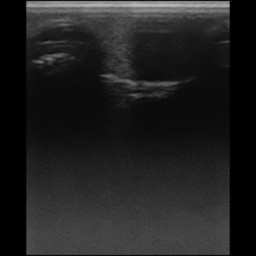
#> input picture Dataset/PleuralEffusionDataset/images/img_007.jpg, 256 x 256 px; its folder holds only this picture in this run
$ python crop_image.py
#> lines starting #> are read from the running program, lines starting #| are printed output that depends on the picture; after the words box and inside, x2 and y2 are one past the last pixel; in counts of white or black regions, pixels touching at a corner belong together
import os
import random
from pathlib import Path

import cv2


# ======================================================
# PATHS (Windows) - EDIT ONLY IF NEEDED
# ======================================================
INPUT_DIR = r"C:\Users\laxmi\Downloads\MSc Dissertation\Dataset\PleuralEffusionDataset\images"
OUTPUT_DIR = r"C:\Users\laxmi\Downloads\MSc Dissertation\Dataset\PleuralEffusionDataset\images_cropped"

# ======================================================
# CROP SETTINGS (EDIT THESE ONCE YOU KNOW THE ROI)
# ======================================================
# These are example values. If your crop exceeds any image size, the script
# will either clamp or skip depending on CLAMP_CROP_TO_IMAGE.
TOP = 124
BOTTOM = 626
LEFT = 271
RIGHT = 753

# If True: crop box is clamped to each image boundary (never out-of-range)
# If False: images that don't fit the crop box are skipped
CLAMP_CROP_TO_IMAGE = True

# ======================================================
# RESIZE SETTINGS
# ======================================================
RESIZE = True
TARGET_SIZE = (256, 256)  # (width, height)

# ======================================================
# PREVIEW MODE
# ======================================================
# If True: shows preview for a few random images before batch processing.
# Press any key to continue to next preview; press ESC to stop preview early.
PREVIEW_BEFORE_RUN = True
PREVIEW_SAMPLES = 5

# ======================================================
# IMAGE TYPES
# ======================================================
EXTS = {".png", ".jpg", ".jpeg", ".bmp", ".tif", ".tiff"}


def list_images(folder: str):
    p = Path(folder)
    files = []
    for f in p.iterdir():
        if f.is_file() and f.suffix.lower() in EXTS:
            files.append(str(f))
    return sorted(files)


def clamp_box(top, bottom, left, right, h, w):
    """Clamp crop coordinates to [0,h] and [0,w]."""
    top_c = max(0, min(top, h))
    bottom_c = max(0, min(bottom, h))
    left_c = max(0, min(left, w))
    right_c = max(0, min(right, w))
    return top_c, bottom_c, left_c, right_c


def is_valid_box(top, bottom, left, right):
    return (bottom > top) and (right > left)


def preview_crop(image_paths):
    if not image_paths:
        print("No images found to preview.")
        return

    samples = image_paths[:]
    random.shuffle(samples)
    samples = samples[: min(PREVIEW_SAMPLES, len(samples))]

    for path in samples:
        img = cv2.imread(path)
#> img is the input picture: shape (256, 256, 3); min 0, max 190, mean 32.9
        if img is None:
            print(f"[PREVIEW] Unreadable: {path}")
            continue

        h, w = img.shape[:2]
#> h = 256; w = 256

        if CLAMP_CROP_TO_IMAGE:
            t, b, l, r = clamp_box(TOP, BOTTOM, LEFT, RIGHT, h, w)
#> t = 124; b = 256; l = 256; r = 256
        else:
            t, b, l, r = TOP, BOTTOM, LEFT, RIGHT

        # Draw rectangle on a copy
        vis = img.copy()
        cv2.rectangle(vis, (l, t), (r, b), (0, 255, 0), 2)
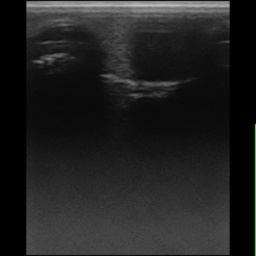
#> vis: shape (256, 256, 3); 0.2% of pixels changed, all inside (x1, y1, x2, y2) = (255, 124, 256, 256)

        # Make a cropped view too
        crop = vis[t:b, l:r] if is_valid_box(t, b, l, r) else None

        cv2.imshow("Preview - Full image with crop box", vis)
        if crop is not None and crop.size > 0:
            cv2.imshow("Preview - Cropped region", crop)
        else:
            blank = (vis * 0)  # black
#> blank: shape (256, 256, 3); every value is 0
            cv2.putText(blank, "EMPTY CROP", (30, 60), cv2.FONT_HERSHEY_SIMPLEX, 1, (0, 0, 255), 2)
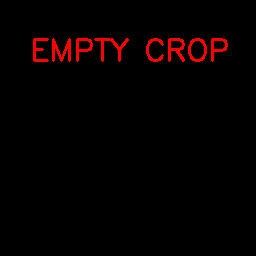
#> blank: shape (256, 256, 3); mean B, G, R 0, 0, 5.8
            cv2.imshow("Preview - Cropped region", blank)

        key = cv2.waitKey(0) & 0xFF
#> (key Esc is pressed here)
        cv2.destroyWindow("Preview - Full image with crop box")
        cv2.destroyWindow("Preview - Cropped region")

        # ESC to exit preview early
        if key == 27:
            break


def main():
    in_dir = Path(INPUT_DIR)
    out_dir = Path(OUTPUT_DIR)
    out_dir.mkdir(parents=True, exist_ok=True)

    image_paths = list_images(str(in_dir))
    if not image_paths:
        print(f"❌ No images found in: {in_dir}")
        return

    print(f"✅ Found {len(image_paths)} images in: {in_dir}")

    if PREVIEW_BEFORE_RUN:
        print("\n--- PREVIEW MODE ---")
        print("A few random images will show with the crop box.")
        print("Press any key to go to next preview. Press ESC to exit preview.\n")
        preview_crop(image_paths)

    processed = 0
    skipped_unreadable = 0
    skipped_invalid_crop = 0
    skipped_too_small = 0

    print("\n--- BATCH CROPPING START ---\n")

    for img_path in image_paths:
        img = cv2.imread(img_path)
        filename = Path(img_path).name

        if img is None:
            print(f"[SKIP] Unreadable: {filename}")
            skipped_unreadable += 1
            continue

        h, w = img.shape[:2]
#> h = 256; w = 256

        if CLAMP_CROP_TO_IMAGE:
            t, b, l, r = clamp_box(TOP, BOTTOM, LEFT, RIGHT, h, w)
#> t = 124; b = 256; l = 256; r = 256
            if not is_valid_box(t, b, l, r):
                print(f"[SKIP] Invalid crop after clamping for {filename} | img={h}x{w} box=({t},{b},{l},{r})")
#| [SKIP] Invalid crop after clamping for img_007.jpg | img=256x256 box=(124,256,256,256)
                skipped_invalid_crop += 1
#> skipped_invalid_crop = 1
                continue
        else:
            # If not clamping, enforce box must fit
            if BOTTOM > h or RIGHT > w:
                print(f"[SKIP] Too small for crop: {filename} | img={h}x{w} needs bottom<= {h}, right<= {w}")
                skipped_too_small += 1
                continue
            t, b, l, r = TOP, BOTTOM, LEFT, RIGHT
            if not is_valid_box(t, b, l, r):
                print(f"[SKIP] Invalid crop box: {filename} | box=({t},{b},{l},{r})")
                skipped_invalid_crop += 1
                continue

        cropped = img[t:b, l:r]
        if cropped is None or cropped.size == 0:
            print(f"[SKIP] Empty crop: {filename} | img={h}x{w} box=({t},{b},{l},{r})")
            skipped_invalid_crop += 1
            continue

        if RESIZE:
            try:
                cropped = cv2.resize(cropped, TARGET_SIZE, interpolation=cv2.INTER_AREA)
            except cv2.error as e:
                print(f"[SKIP] Resize failed: {filename} | {e}")
                skipped_invalid_crop += 1
                continue

        out_path = out_dir / filename
        ok = cv2.imwrite(str(out_path), cropped)
        if not ok:
            print(f"[SKIP] Failed to write: {filename}")
            skipped_invalid_crop += 1
            continue

        processed += 1
        if processed % 50 == 0:
            print(f"... processed {processed}/{len(image_paths)}")

    print("\n--- DONE ---")
    print(f"✅ Processed: {processed}")
    print(f"⏭️ Skipped unreadable: {skipped_unreadable}")
    print(f"⏭️ Skipped too small (no clamp): {skipped_too_small}")
    print(f"⏭️ Skipped invalid/empty crop: {skipped_invalid_crop}")
#| ⏭️ Skipped invalid/empty crop: 1
    print(f"\n📁 Output folder: {out_dir}")


if __name__ == "__main__":
    main()

$ run again, on Dataset/PleuralEffusionDataset/images/img_012.jpg
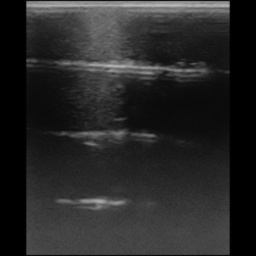
#> input picture Dataset/PleuralEffusionDataset/images/img_012.jpg, 256 x 256 px
#> in preview_crop, img is the input picture: shape (256, 256, 3); min 0, max 187, mean 39.4
#> in preview_crop, `cv2.rectangle(vis, (l, t), (r, b), (0, 255, 0), 2)`:
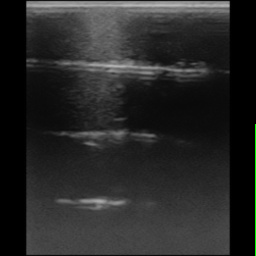
#> vis: shape (256, 256, 3); 0.2% of pixels changed, all inside (x1, y1, x2, y2) = (255, 124, 256, 256)
#| [SKIP] Invalid crop after clamping for img_012.jpg | img=256x256 box=(124,256,256,256)
#| ⏭️ Skipped invalid/empty crop: 1

$ run again, on Dataset/PleuralEffusionDataset/images/img_016.jpg
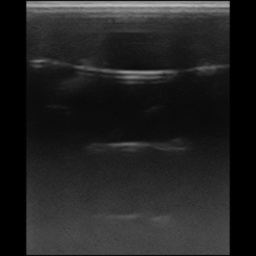
#> input picture Dataset/PleuralEffusionDataset/images/img_016.jpg, 256 x 256 px
#> in preview_crop, img is the input picture: shape (256, 256, 3); min 0, max 189, mean 34.2
#> in preview_crop, `cv2.rectangle(vis, (l, t), (r, b), (0, 255, 0), 2)`:
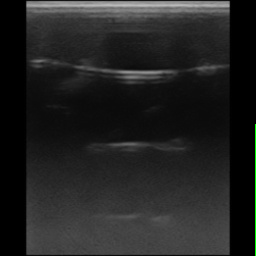
#> vis: shape (256, 256, 3); 0.2% of pixels changed, all inside (x1, y1, x2, y2) = (255, 124, 256, 256)
#| [SKIP] Invalid crop after clamping for img_016.jpg | img=256x256 box=(124,256,256,256)
#| ⏭️ Skipped invalid/empty crop: 1

$ run again, on Dataset/PleuralEffusionDataset/images/img_017.jpg
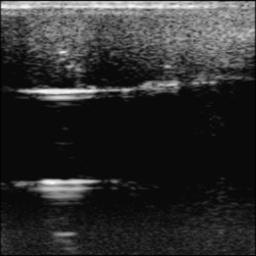
#> input picture Dataset/PleuralEffusionDataset/images/img_017.jpg, 256 x 256 px
#> in preview_crop, img is the input picture: shape (256, 256, 3); min 0, max 250, mean 45.7
#> in preview_crop, `cv2.rectangle(vis, (l, t), (r, b), (0, 255, 0), 2)`:
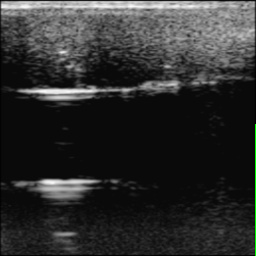
#> vis: shape (256, 256, 3); 0.2% of pixels changed, all inside (x1, y1, x2, y2) = (255, 124, 256, 256)
#| [SKIP] Invalid crop after clamping for img_017.jpg | img=256x256 box=(124,256,256,256)
#| ⏭️ Skipped invalid/empty crop: 1

$ run again, on Dataset/PleuralEffusionDataset/images/img_008.jpg
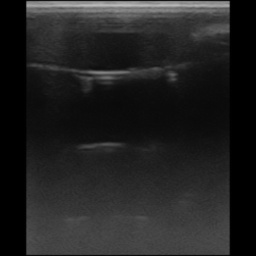
#> input picture Dataset/PleuralEffusionDataset/images/img_008.jpg, 256 x 256 px
#> in preview_crop, img is the input picture: shape (256, 256, 3); min 0, max 189, mean 34.1
#> in preview_crop, `cv2.rectangle(vis, (l, t), (r, b), (0, 255, 0), 2)`:
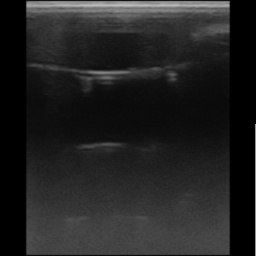
#> vis: shape (256, 256, 3); 0.2% of pixels changed, all inside (x1, y1, x2, y2) = (255, 124, 256, 256)
#| [SKIP] Invalid crop after clamping for img_008.jpg | img=256x256 box=(124,256,256,256)
#| ⏭️ Skipped invalid/empty crop: 1
